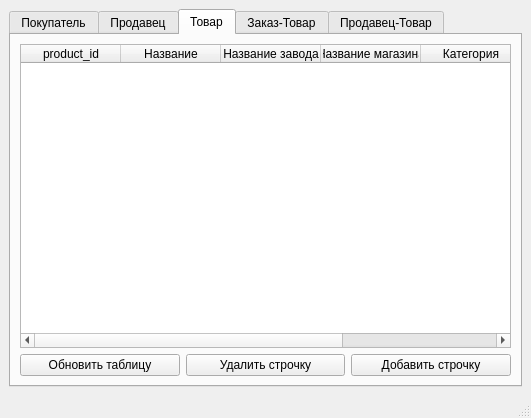
<?xml version="1.0" encoding="UTF-8"?>
<ui version="4.0">
 <class>MainWindow</class>
 <widget class="QMainWindow" name="MainWindow">
  <property name="geometry">
   <rect>
    <x>0</x>
    <y>0</y>
    <width>531</width>
    <height>418</height>
   </rect>
  </property>
  <property name="windowTitle">
   <string>MainWindow</string>
  </property>
  <widget class="QWidget" name="centralwidget">
   <layout class="QVBoxLayout" name="verticalLayout">
    <item>
     <widget class="QTabWidget" name="tabWidget">
      <property name="sizePolicy">
       <sizepolicy hsizetype="Expanding" vsizetype="Expanding">
        <horstretch>0</horstretch>
        <verstretch>0</verstretch>
       </sizepolicy>
      </property>
      <property name="layoutDirection">
       <enum>Qt::LeftToRight</enum>
      </property>
      <property name="currentIndex">
       <number>2</number>
      </property>
      <widget class="QWidget" name="tab">
       <attribute name="title">
        <string>Покупатель</string>
       </attribute>
       <widget class="QWidget" name="layoutWidget">
        <property name="geometry">
         <rect>
          <x>6</x>
          <y>6</y>
          <width>501</width>
          <height>341</height>
         </rect>
        </property>
        <layout class="QVBoxLayout" name="verticalLayout_2">
         <item>
          <widget class="QTableWidget" name="tableWidget">
           <property name="selectionMode">
            <enum>QAbstractItemView::ExtendedSelection</enum>
           </property>
           <property name="selectionBehavior">
            <enum>QAbstractItemView::SelectRows</enum>
           </property>
           <attribute name="horizontalHeaderStretchLastSection">
            <bool>true</bool>
           </attribute>
           <attribute name="verticalHeaderVisible">
            <bool>false</bool>
           </attribute>
           <attribute name="verticalHeaderStretchLastSection">
            <bool>false</bool>
           </attribute>
           <column>
            <property name="text">
             <string>id</string>
            </property>
           </column>
           <column>
            <property name="text">
             <string>ФИО</string>
            </property>
           </column>
           <column>
            <property name="text">
             <string>Город</string>
            </property>
           </column>
          </widget>
         </item>
         <item>
          <layout class="QHBoxLayout" name="horizontalLayout_2">
           <item>
            <widget class="QPushButton" name="pushButtonUpdatePokup">
             <property name="sizePolicy">
              <sizepolicy hsizetype="Minimum" vsizetype="Fixed">
               <horstretch>0</horstretch>
               <verstretch>0</verstretch>
              </sizepolicy>
             </property>
             <property name="text">
              <string>Обновить таблицу</string>
             </property>
             <property name="iconSize">
              <size>
               <width>10</width>
               <height>12</height>
              </size>
             </property>
            </widget>
           </item>
           <item>
            <widget class="QPushButton" name="pushButtonDeletePokup">
             <property name="text">
              <string>Удалить строчку</string>
             </property>
            </widget>
           </item>
           <item>
            <widget class="QPushButton" name="pushButtonAddPokup">
             <property name="text">
              <string>Добавить строчку</string>
             </property>
            </widget>
           </item>
          </layout>
         </item>
        </layout>
       </widget>
      </widget>
      <widget class="QWidget" name="tab_2">
       <attribute name="title">
        <string>Продавец</string>
       </attribute>
       <widget class="QWidget" name="layoutWidget">
        <property name="geometry">
         <rect>
          <x>0</x>
          <y>3</y>
          <width>511</width>
          <height>351</height>
         </rect>
        </property>
        <layout class="QVBoxLayout" name="verticalLayout_3">
         <item>
          <widget class="QTableWidget" name="tableWidget_2">
           <property name="selectionMode">
            <enum>QAbstractItemView::ExtendedSelection</enum>
           </property>
           <property name="selectionBehavior">
            <enum>QAbstractItemView::SelectRows</enum>
           </property>
           <attribute name="horizontalHeaderStretchLastSection">
            <bool>true</bool>
           </attribute>
           <attribute name="verticalHeaderVisible">
            <bool>false</bool>
           </attribute>
           <attribute name="verticalHeaderStretchLastSection">
            <bool>false</bool>
           </attribute>
           <column>
            <property name="text">
             <string>id</string>
            </property>
           </column>
           <column>
            <property name="text">
             <string>ФИО</string>
            </property>
           </column>
           <column>
            <property name="text">
             <string>Рейтинг</string>
            </property>
           </column>
           <column>
            <property name="text">
             <string>Название магазина</string>
            </property>
           </column>
          </widget>
         </item>
         <item>
          <layout class="QHBoxLayout" name="horizontalLayout">
           <item>
            <widget class="QPushButton" name="pushButtonUpdateProdov">
             <property name="text">
              <string>Обновить таблицу</string>
             </property>
            </widget>
           </item>
           <item>
            <widget class="QPushButton" name="pushButtonDeleteProdov">
             <property name="text">
              <string>Удалить строчку</string>
             </property>
            </widget>
           </item>
           <item>
            <widget class="QPushButton" name="pushButtonAddProdov">
             <property name="text">
              <string>Добавить строчку</string>
             </property>
            </widget>
           </item>
          </layout>
         </item>
        </layout>
       </widget>
      </widget>
      <widget class="QWidget" name="tab_3">
       <attribute name="title">
        <string>Товар</string>
       </attribute>
       <layout class="QVBoxLayout" name="verticalLayout_4">
        <item>
         <widget class="QTableWidget" name="tableWidget_3">
          <property name="selectionMode">
           <enum>QAbstractItemView::ExtendedSelection</enum>
          </property>
          <property name="selectionBehavior">
           <enum>QAbstractItemView::SelectRows</enum>
          </property>
          <attribute name="horizontalHeaderStretchLastSection">
           <bool>true</bool>
          </attribute>
          <attribute name="verticalHeaderVisible">
           <bool>false</bool>
          </attribute>
          <attribute name="verticalHeaderStretchLastSection">
           <bool>false</bool>
          </attribute>
          <column>
           <property name="text">
            <string>product_id</string>
           </property>
          </column>
          <column>
           <property name="text">
            <string>Название</string>
           </property>
          </column>
          <column>
           <property name="text">
            <string>Название завода</string>
           </property>
          </column>
          <column>
           <property name="text">
            <string>Название магазина</string>
           </property>
          </column>
          <column>
           <property name="text">
            <string>Категория</string>
           </property>
          </column>
          <column>
           <property name="text">
            <string>Продавец</string>
           </property>
          </column>
         </widget>
        </item>
        <item>
         <layout class="QHBoxLayout" name="horizontalLayout_3">
          <item>
           <widget class="QPushButton" name="pushButtonUpdateTovar">
            <property name="text">
             <string>Обновить таблицу</string>
            </property>
           </widget>
          </item>
          <item>
           <widget class="QPushButton" name="pushButtonDeleteTovar">
            <property name="text">
             <string>Удалить строчку</string>
            </property>
           </widget>
          </item>
          <item>
           <widget class="QPushButton" name="pushButtonAddTovar">
            <property name="text">
             <string>Добавить строчку</string>
            </property>
           </widget>
          </item>
         </layout>
        </item>
       </layout>
      </widget>
      <widget class="QWidget" name="tab_4">
       <attribute name="title">
        <string>Заказ-Товар</string>
       </attribute>
       <layout class="QVBoxLayout" name="verticalLayout_5">
        <item>
         <widget class="QTableWidget" name="tableWidget_10">
          <property name="selectionMode">
           <enum>QAbstractItemView::ExtendedSelection</enum>
          </property>
          <property name="selectionBehavior">
           <enum>QAbstractItemView::SelectRows</enum>
          </property>
          <attribute name="horizontalHeaderStretchLastSection">
           <bool>true</bool>
          </attribute>
          <attribute name="verticalHeaderVisible">
           <bool>false</bool>
          </attribute>
          <attribute name="verticalHeaderStretchLastSection">
           <bool>false</bool>
          </attribute>
          <column>
           <property name="text">
            <string>id</string>
           </property>
          </column>
          <column>
           <property name="text">
            <string>order_id</string>
           </property>
          </column>
          <column>
           <property name="text">
            <string>Количество товаров</string>
           </property>
          </column>
          <column>
           <property name="text">
            <string>Цена товаров</string>
           </property>
          </column>
          <column>
           <property name="text">
            <string>Названия товаров</string>
           </property>
          </column>
         </widget>
        </item>
        <item>
         <layout class="QHBoxLayout" name="horizontalLayout_4">
          <item>
           <widget class="QPushButton" name="pushButtonUpdateZakazTovar">
            <property name="text">
             <string>Обновить таблицу</string>
            </property>
           </widget>
          </item>
          <item>
           <widget class="QPushButton" name="pushButtonDeleteZakazTovar">
            <property name="text">
             <string>Удалить строчку</string>
            </property>
           </widget>
          </item>
          <item>
           <widget class="QPushButton" name="pushButtonAddZakazTovar">
            <property name="text">
             <string>Добавить строчку</string>
            </property>
           </widget>
          </item>
         </layout>
        </item>
       </layout>
      </widget>
      <widget class="QWidget" name="tab_5">
       <attribute name="title">
        <string>Продавец-Товар</string>
       </attribute>
       <layout class="QVBoxLayout" name="verticalLayout_6">
        <item>
         <widget class="QTableWidget" name="tableWidget_11">
          <property name="selectionMode">
           <enum>QAbstractItemView::ExtendedSelection</enum>
          </property>
          <property name="selectionBehavior">
           <enum>QAbstractItemView::SelectRows</enum>
          </property>
          <attribute name="horizontalHeaderStretchLastSection">
           <bool>true</bool>
          </attribute>
          <attribute name="verticalHeaderVisible">
           <bool>false</bool>
          </attribute>
          <attribute name="verticalHeaderStretchLastSection">
           <bool>false</bool>
          </attribute>
          <column>
           <property name="text">
            <string>id</string>
           </property>
          </column>
          <column>
           <property name="text">
            <string>ФИО Продавца</string>
           </property>
          </column>
          <column>
           <property name="text">
            <string>Количество проданного товара</string>
           </property>
          </column>
         </widget>
        </item>
        <item>
         <layout class="QHBoxLayout" name="horizontalLayout_5">
          <item>
           <widget class="QPushButton" name="pushButtonUpdateProdovTovar">
            <property name="text">
             <string>Обновить таблицу</string>
            </property>
           </widget>
          </item>
          <item>
           <widget class="QPushButton" name="pushButtonDeleteProdovTovar">
            <property name="text">
             <string>Удалить строчку</string>
            </property>
           </widget>
          </item>
          <item>
           <widget class="QPushButton" name="pushButtonAddProdovTovar">
            <property name="text">
             <string>Добавить строчку</string>
            </property>
           </widget>
          </item>
         </layout>
        </item>
       </layout>
      </widget>
     </widget>
    </item>
   </layout>
  </widget>
  <widget class="QMenuBar" name="menubar">
   <property name="geometry">
    <rect>
     <x>0</x>
     <y>0</y>
     <width>531</width>
     <height>18</height>
    </rect>
   </property>
  </widget>
  <widget class="QStatusBar" name="statusbar"/>
 </widget>
 <resources/>
 <connections/>
</ui>
